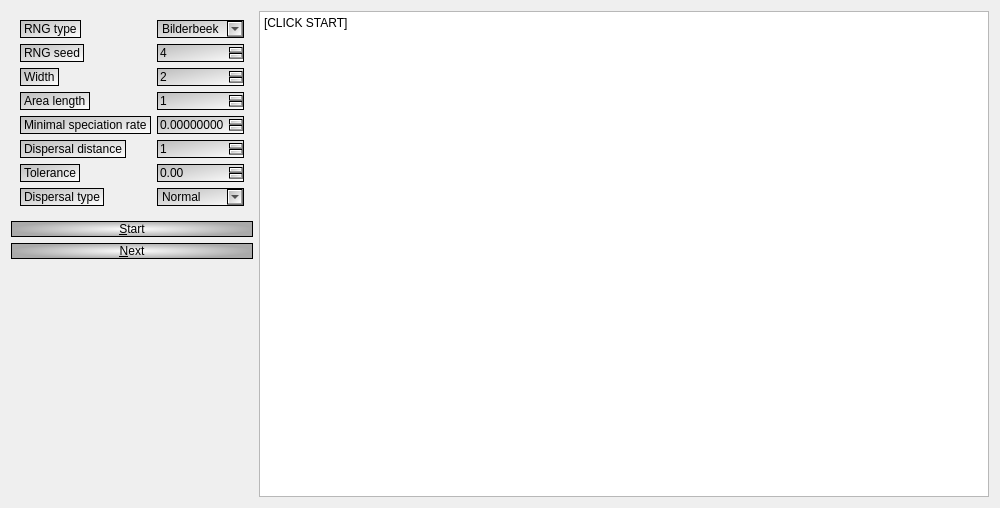
<?xml version="1.0" encoding="UTF-8"?>
<ui version="4.0">
 <class>QtTree</class>
 <widget class="QWidget" name="QtTree">
  <property name="geometry">
   <rect>
    <x>0</x>
    <y>0</y>
    <width>1000</width>
    <height>508</height>
   </rect>
  </property>
  <property name="windowTitle">
   <string>Form</string>
  </property>
  <property name="styleSheet">
   <string notr="true">QLabel,QSpinBox,QDoubleSpinBox,QComboBox { 
  background-color: qlineargradient(x1: 0, y1: 0, x2: 1, y2: 1, stop: 0  #bbb, stop: 1 #fff);
  border: 1px solid black
}

QPushButton
{
  color: #000;
  background-color: qradialgradient(cx: 0.5, cy: 0.5,fx: 0.5, fy: 0.5,radius: 0.5, stop: 0 #fff, stop: 1 #aaa);
  border: 1px solid black
}

QPlainTextEdit {
  font: 18px bold &quot;Courier&quot; courier monospace
}</string>
  </property>
  <layout class="QGridLayout" name="gridLayout">
   <item row="2" column="0">
    <widget class="QPushButton" name="button_next">
     <property name="text">
      <string>&amp;Next</string>
     </property>
    </widget>
   </item>
   <item row="0" column="0">
    <widget class="QWidget" name="widget" native="true">
     <layout class="QFormLayout" name="formLayout">
      <item row="0" column="0">
       <widget class="QLabel" name="label_rng_type">
        <property name="text">
         <string>RNG type</string>
        </property>
        <property name="scaledContents">
         <bool>false</bool>
        </property>
        <property name="alignment">
         <set>Qt::AlignLeading|Qt::AlignLeft|Qt::AlignVCenter</set>
        </property>
       </widget>
      </item>
      <item row="0" column="1">
       <widget class="QComboBox" name="box_rng_type">
        <item>
         <property name="text">
          <string>Bilderbeek</string>
         </property>
        </item>
        <item>
         <property name="text">
          <string>Rosindell</string>
         </property>
        </item>
       </widget>
      </item>
      <item row="1" column="0">
       <widget class="QLabel" name="label_rng_seed">
        <property name="text">
         <string>RNG seed</string>
        </property>
        <property name="scaledContents">
         <bool>false</bool>
        </property>
        <property name="alignment">
         <set>Qt::AlignLeading|Qt::AlignLeft|Qt::AlignVCenter</set>
        </property>
       </widget>
      </item>
      <item row="1" column="1">
       <widget class="QSpinBox" name="box_rng_seed">
        <property name="value">
         <number>4</number>
        </property>
       </widget>
      </item>
      <item row="2" column="0">
       <widget class="QLabel" name="label_width">
        <property name="text">
         <string>Width</string>
        </property>
        <property name="scaledContents">
         <bool>false</bool>
        </property>
        <property name="alignment">
         <set>Qt::AlignLeading|Qt::AlignLeft|Qt::AlignVCenter</set>
        </property>
       </widget>
      </item>
      <item row="2" column="1">
       <widget class="QSpinBox" name="box_width">
        <property name="maximum">
         <number>3</number>
        </property>
        <property name="value">
         <number>2</number>
        </property>
       </widget>
      </item>
      <item row="3" column="0">
       <widget class="QLabel" name="label_height">
        <property name="text">
         <string>Area length</string>
        </property>
        <property name="scaledContents">
         <bool>false</bool>
        </property>
        <property name="alignment">
         <set>Qt::AlignLeading|Qt::AlignLeft|Qt::AlignVCenter</set>
        </property>
       </widget>
      </item>
      <item row="3" column="1">
       <widget class="QSpinBox" name="box_height">
        <property name="maximum">
         <number>1</number>
        </property>
        <property name="value">
         <number>1</number>
        </property>
       </widget>
      </item>
      <item row="4" column="0">
       <widget class="QLabel" name="label_min_speciation_rate">
        <property name="text">
         <string>Minimal speciation rate</string>
        </property>
        <property name="scaledContents">
         <bool>false</bool>
        </property>
        <property name="alignment">
         <set>Qt::AlignLeading|Qt::AlignLeft|Qt::AlignVCenter</set>
        </property>
       </widget>
      </item>
      <item row="4" column="1">
       <widget class="QDoubleSpinBox" name="box_min_speciation_rate">
        <property name="decimals">
         <number>8</number>
        </property>
        <property name="maximum">
         <double>1.000000000000000</double>
        </property>
       </widget>
      </item>
      <item row="5" column="0">
       <widget class="QLabel" name="label_dispersal_distance">
        <property name="text">
         <string>Dispersal distance</string>
        </property>
        <property name="scaledContents">
         <bool>false</bool>
        </property>
        <property name="alignment">
         <set>Qt::AlignLeading|Qt::AlignLeft|Qt::AlignVCenter</set>
        </property>
       </widget>
      </item>
      <item row="5" column="1">
       <widget class="QSpinBox" name="box_dispersal_distance">
        <property name="minimum">
         <number>1</number>
        </property>
        <property name="maximum">
         <number>10</number>
        </property>
       </widget>
      </item>
      <item row="6" column="0">
       <widget class="QLabel" name="label_tolerance">
        <property name="text">
         <string>Tolerance</string>
        </property>
        <property name="scaledContents">
         <bool>false</bool>
        </property>
        <property name="alignment">
         <set>Qt::AlignLeading|Qt::AlignLeft|Qt::AlignVCenter</set>
        </property>
       </widget>
      </item>
      <item row="6" column="1">
       <widget class="QDoubleSpinBox" name="box_tolerance"/>
      </item>
      <item row="7" column="0">
       <widget class="QLabel" name="label_dispersal_type">
        <property name="text">
         <string>Dispersal type</string>
        </property>
        <property name="scaledContents">
         <bool>false</bool>
        </property>
        <property name="alignment">
         <set>Qt::AlignLeading|Qt::AlignLeft|Qt::AlignVCenter</set>
        </property>
        <property name="wordWrap">
         <bool>false</bool>
        </property>
        <property name="openExternalLinks">
         <bool>false</bool>
        </property>
       </widget>
      </item>
      <item row="7" column="1">
       <widget class="QComboBox" name="box_dispersal_type">
        <item>
         <property name="text">
          <string>Normal</string>
         </property>
        </item>
        <item>
         <property name="text">
          <string>Square</string>
         </property>
        </item>
       </widget>
      </item>
     </layout>
    </widget>
   </item>
   <item row="1" column="0">
    <widget class="QPushButton" name="button_start">
     <property name="text">
      <string>&amp;Start</string>
     </property>
    </widget>
   </item>
   <item row="3" column="0">
    <spacer name="verticalSpacer">
     <property name="orientation">
      <enum>Qt::Vertical</enum>
     </property>
     <property name="sizeHint" stdset="0">
      <size>
       <width>20</width>
       <height>40</height>
      </size>
     </property>
    </spacer>
   </item>
   <item row="0" column="1" rowspan="4">
    <widget class="QPlainTextEdit" name="text">
     <property name="plainText">
      <string>[CLICK START]</string>
     </property>
    </widget>
   </item>
  </layout>
 </widget>
 <resources/>
 <connections/>
</ui>
